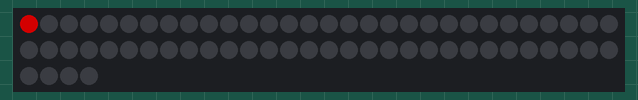
Recording of a sketch running on a simulated Arduino Uno, built with avr-gcc and run on an emulated ATmega328P. Shown: 64 RGB LEDs in strip order, left to right, continuing on the next row. Dim RGB values are drawn brighter than linear.

Above: at 0.16 s.
At 5.07 s:
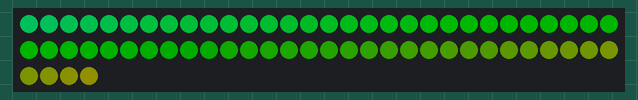
At 9.68 s:
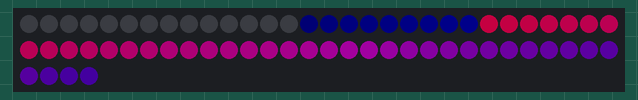
At 20.43 s:
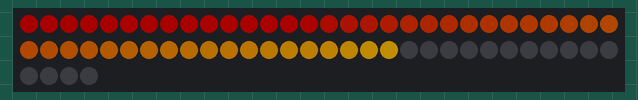
At 30.57 s:
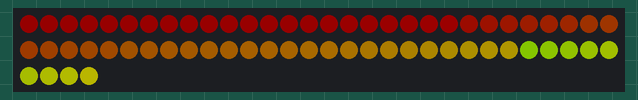
At 39.78 s:
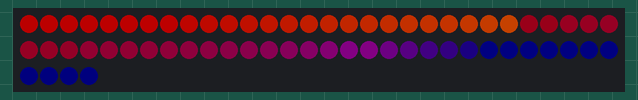

The sketch:

Cylon.ino
```cpp
#include <FastLED.h>
#define NUM_LEDS   64
#define DATA_PIN   8

CRGB leds[NUM_LEDS];

uint8_t hue = 0;

void setup() {
	Serial.begin(115200);
	FastLED.addLeds<WS2812B, DATA_PIN, GRB>(leds, NUM_LEDS).setCorrection(TypicalLEDStrip);
	FastLED.setBrightness(128);
}

void loop(){

 Cylon();

}

void Cylon(){
  for(int i = 0; i < NUM_LEDS; i++){
    leds[i] = CHSV(hue++, 255, 255);
    FastLED.show();
    for(int i = 0; i < NUM_LEDS; i++){
     leds[i].nscale8(250);
    }
    FastLED.delay(10);
  }

  for(int i = (NUM_LEDS)-1; i >= 0; i--){
    leds[i] = CHSV(hue++, 255, 255);
    FastLED.show();
    for(int i = 0; i < NUM_LEDS; i++){
     leds[i].nscale8(250);
    }
    FastLED.delay(10);
  }
}
```
